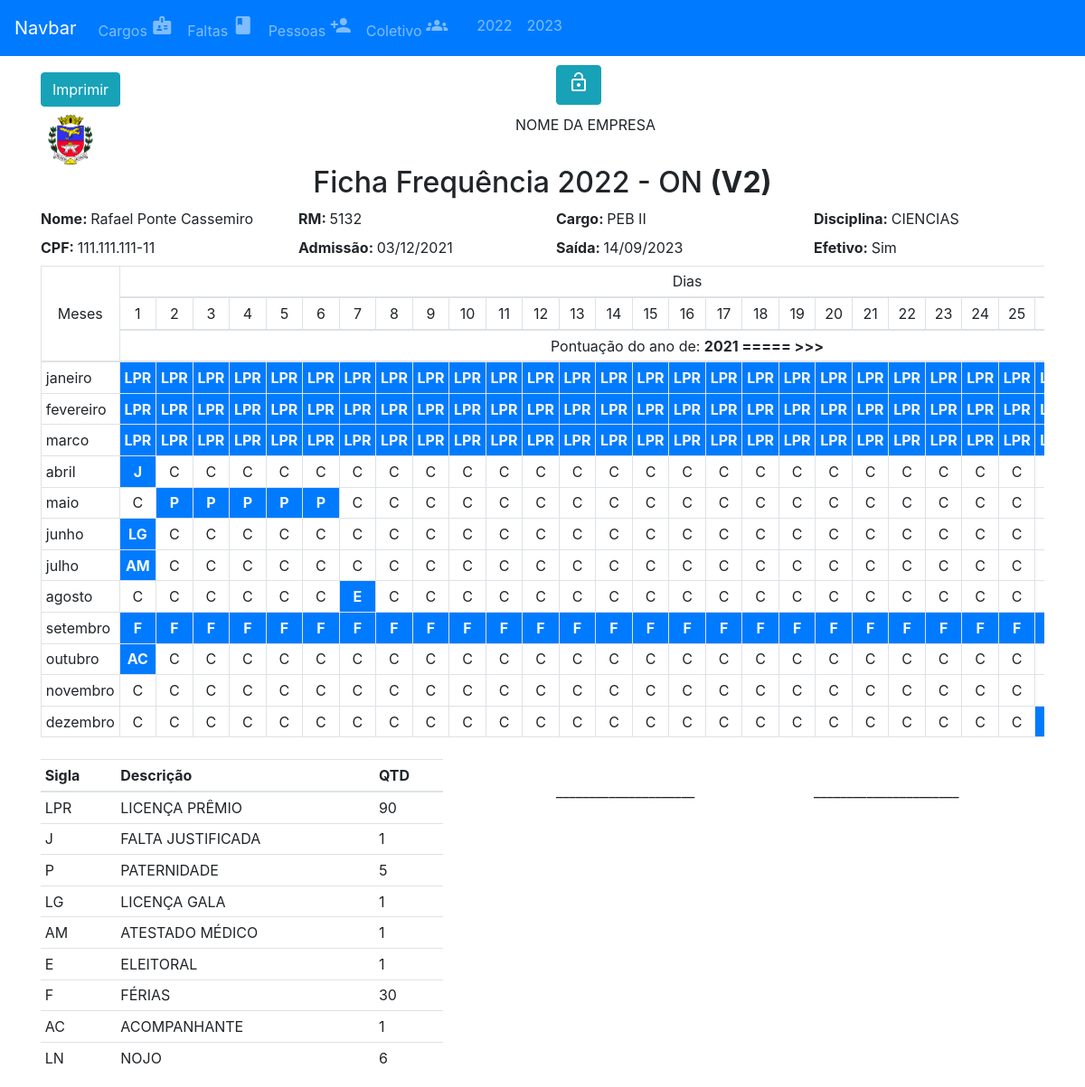
Page /pessoas/5132/fichas/2022 on the earlier database version.
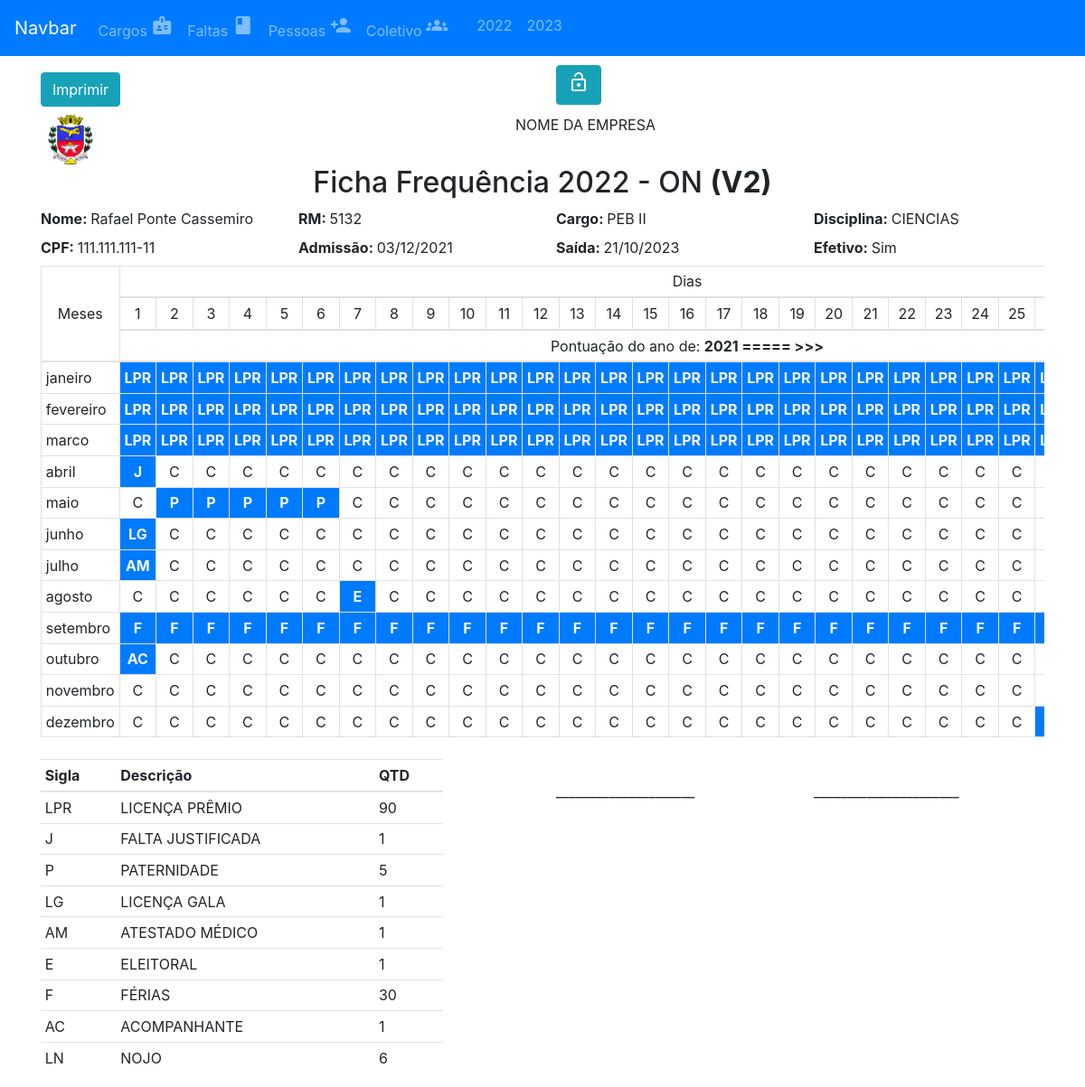
Same page on the later database version.
### app_pessoa/models.py (models this page shows)
class Pessoas(models.Model):
    EFETIVO =  (
     (True,'Sim'),
     (False,'Não')
    )
    id = models.CharField(max_length=6, primary_key=True)
    nome = models.CharField(max_length=150)
    dt_nasc = models.DateField(default='1991-01-01')
    cpf = models.CharField(max_length=11, default='11111111111')
    admissao = models.DateField(default='1991-01-01')
    saida = models.DateField(null=True)
    efetivo = models.BooleanField(choices=EFETIVO, default=False)
    cargo = models.ForeignKey(Cargos, on_delete=models.CASCADE, related_name="pessoas_cargos")

### app_ficha_cem/views.py (the view)
# urls.py: path('pessoas/<str:pessoa_id>/fichas/<int:ano>', gerar_ficha, name='ficha'),
def gerar_ficha(request, pessoa_id, ano):
    contexto = buscar_informacoes_ficha_v3(pessoa_id, ano)
    return render(request,'template/ficha_cem _v2.html', {'contexto':contexto})

### app_cargo/models.py (called while the page is built)
    def __str__(self):
        return f'{self.cargo}'

### app_ficha_cem/views.py (called while the page is built)
def bissexto(ano):
    if ano % 400 == 0:
        return True
    else:
        if ano % 4 == 0:
            if ano % 100 == 0:
                return False
            return True

def retornar_mes_num(mes_nome, ano):
    meses = {
        'janeiro':[1,31],
        'fevereiro':[2,29 if bissexto(ano) else 28],
        'marco':[3,31],
        'abril':[4,30],
        'maio':[5,31],
        'junho':[6,30],
        'julho':[7,31],
        'agosto':[8,31],
        'setembro':[9,30],
        'outubro':[10,31],
        'novembro':[11,30],
        'dezembro':[12,31]
    }
    num_mes = meses[mes_nome]
    return num_mes

def retornar_mes_nome(mes_num):
    meses = {
        1:['janeiro',31],
        2:['fevereiro',28],
        3:['marco',31],
        4:['abril',30],
        5:['maio',31],
        6:['junho',30],
        7:['julho',31],
        8:['agosto',31],
        9:['setembro',30],
        10:['outubro',31],
        11:['novembro',30],
        12:['dezembro',31]
    }
    nome_mes = meses[mes_num]
    return nome_mes

### template/ficha_cem _v2.html (shortened to what the changed rows need)
{% extends 'template/menu.html' %}
{% load static %}
{% block content %}
<div class="ficha">
    <div class="row">
        <div class="col-12">
            <h2 class="text-center">Ficha Frequência {{contexto.ano}} - ON <strong>(V2)</strong></h2>
        </div>
        <div class="col">
            <strong>Nome: </strong><label>{{contexto.nome}}</label>
        </div>
        <div class="col">
            <strong>RM: </strong><label>{{contexto.pessoa.id}}</label>
        </div>
    </div>
    <div class="row">
        <div class="col">
            <strong>CPF: </strong><label>{{ contexto.pessoa.cpf }}</label>
        </div>
        <div class="col">
            <strong>Admissão: </strong><label>{{contexto.pessoa.admissao|date:'d/m/Y'}}</label>
        </div>
        <div class="col">
            <strong>Saída: </strong><label>{{contexto.pessoa.saida|date:'d/m/Y'}}</label>
        </div>
    </div>
    <div class="table-responsive">
        <table class="table table-sm table-hover table-bordered corpo imprime">
            <thead class="text-center">
                <tr>
                    <td class="align-middle" rowspan="3">
                        Meses
                    </td>
                    <td colspan="31">Dias</td>
                </tr>
                <tr>
                    {% for dia in contexto.dias %}
                    <td class="align-middle">
                        {{dia}}
                    </td>
                    {% endfor %}
                </tr>
                <tr>
                    <td colspan="31">Pontuação do ano de: <strong>{{contexto.ano_a}} ===== >>></strong></td>
                </tr>
            </thead>
        </table>
    </div>
</div>
<div class="row mt-2">
    <div class="col-5">
        <table class="table table-sm">
            <thead>
                <tr>
                    <th>Sigla</th>
                    <th>Descrição</th>
                    <th>QTD</th>
                </tr>
            </thead>
        </table>
    </div>
</div>
{% endblock content %}

Differences in the rows shown:
changed Pessoas "Rafael Ponte Cassemiro": pessoa.saida "14/09/2023" → "21/10/2023"
